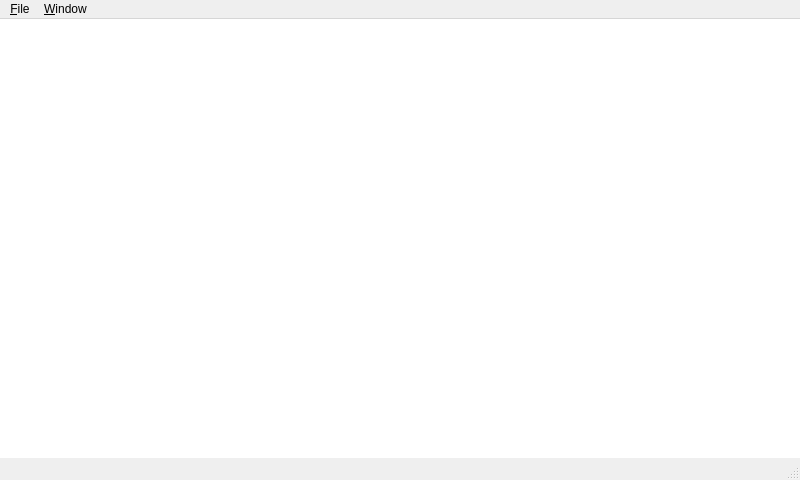
<?xml version="1.0" encoding="UTF-8"?>
<ui version="4.0">
 <class>MainWindow</class>
 <widget class="QMainWindow" name="MainWindow">
  <property name="geometry">
   <rect>
    <x>0</x>
    <y>0</y>
    <width>800</width>
    <height>480</height>
   </rect>
  </property>
  <property name="sizePolicy">
   <sizepolicy hsizetype="Preferred" vsizetype="Preferred">
    <horstretch>0</horstretch>
    <verstretch>0</verstretch>
   </sizepolicy>
  </property>
  <property name="windowTitle">
   <string>OpenIVI Mobility HTML5</string>
  </property>
  <widget class="QWidget" name="centralWidget">
   <layout class="QHBoxLayout" name="horizontalLayout">
    <property name="spacing">
     <number>0</number>
    </property>
    <property name="leftMargin">
     <number>0</number>
    </property>
    <property name="topMargin">
     <number>0</number>
    </property>
    <property name="rightMargin">
     <number>0</number>
    </property>
    <property name="bottomMargin">
     <number>0</number>
    </property>
    <item>
     <widget class="WebGraphicView" name="graphicsView">
      <property name="enabled">
       <bool>true</bool>
      </property>
      <property name="minimumSize">
       <size>
        <width>300</width>
        <height>300</height>
       </size>
      </property>
      <property name="frameShape">
       <enum>QFrame::NoFrame</enum>
      </property>
      <property name="verticalScrollBarPolicy">
       <enum>Qt::ScrollBarAlwaysOff</enum>
      </property>
      <property name="horizontalScrollBarPolicy">
       <enum>Qt::ScrollBarAlwaysOff</enum>
      </property>
      <property name="sizeAdjustPolicy">
       <enum>QAbstractScrollArea::AdjustToContents</enum>
      </property>
     </widget>
    </item>
   </layout>
  </widget>
  <widget class="QMenuBar" name="menuBar_">
   <property name="geometry">
    <rect>
     <x>0</x>
     <y>0</y>
     <width>800</width>
     <height>30</height>
    </rect>
   </property>
   <widget class="QMenu" name="menu_File">
    <property name="title">
     <string>&amp;File</string>
    </property>
    <addaction name="actionOpen_URL"/>
    <addaction name="actionBluetooth"/>
    <addaction name="separator"/>
    <addaction name="action_Quit"/>
   </widget>
   <widget class="QMenu" name="menu_Window">
    <property name="title">
     <string>&amp;Window</string>
    </property>
    <addaction name="action_Full_Screen"/>
   </widget>
   <addaction name="menu_File"/>
   <addaction name="menu_Window"/>
  </widget>
  <widget class="QStatusBar" name="statusBar_"/>
  <action name="action_Quit">
   <property name="text">
    <string>&amp;Quit</string>
   </property>
  </action>
  <action name="actionOpen_URL">
   <property name="text">
    <string>&amp;Open File...</string>
   </property>
  </action>
  <action name="action_Full_Screen">
   <property name="text">
    <string>&amp;Full Screen (F11)</string>
   </property>
   <property name="iconText">
    <string>Full Screen</string>
   </property>
  </action>
  <action name="action_No_Data">
   <property name="checkable">
    <bool>true</bool>
   </property>
   <property name="text">
    <string>&amp;Stop</string>
   </property>
   <property name="iconText">
    <string>Stop</string>
   </property>
  </action>
  <action name="actionFrom_file">
   <property name="checkable">
    <bool>true</bool>
   </property>
   <property name="checked">
    <bool>true</bool>
   </property>
   <property name="text">
    <string>From file</string>
   </property>
  </action>
  <action name="actionFrom_CAN_bus">
   <property name="checkable">
    <bool>true</bool>
   </property>
   <property name="text">
    <string>From CAN bus</string>
   </property>
   <property name="toolTip">
    <string>From CAN bus</string>
   </property>
  </action>
  <action name="actionBluetooth">
   <property name="text">
    <string>Manage Bluetooth Devices...</string>
   </property>
  </action>
 </widget>
 <layoutdefault spacing="6" margin="11"/>
 <customwidgets>
  <customwidget>
   <class>WebGraphicView</class>
   <extends>QGraphicsView</extends>
   <header>webgraphicview.h</header>
  </customwidget>
 </customwidgets>
 <resources/>
 <connections/>
</ui>
